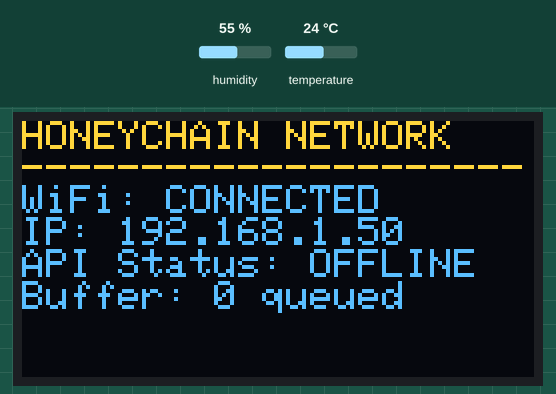
This program was run on a simulated ESP32. Shown: 128×64 one-colour display. The test bench sets the inputs (shaded band); at power-on: humidity 55 %, temperature 24 °C. The OLED is the two-colour kind (top 16 rows yellow); WiFi joins after 1.5 s; servers stay silent unless stated; uploads are accepted with an empty reply; the local clock reads 2024-03-15 10:24:30 at power-on unless the program sets it; what the program prints to the serial monitor is not drawn.

Above: at 4.6 s.
4.7 s: humidity set to 22 %
At 9.5 s:
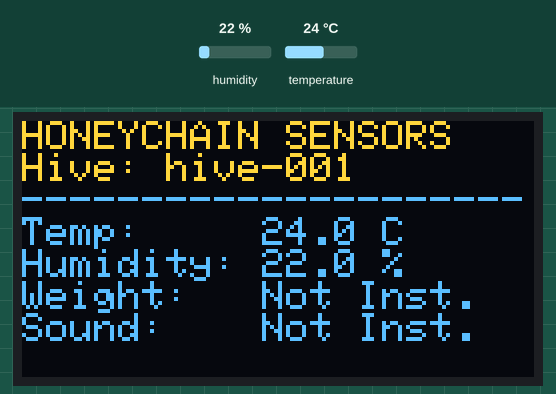
16.2 s: temperature set to 12 °C
At 25.2 s:
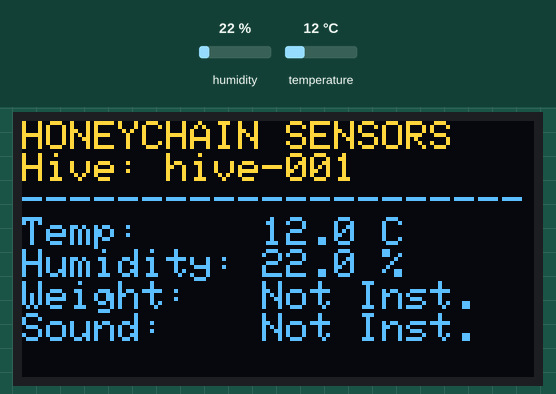
25.5 s: humidity set to 40 %
At 32.6 s:
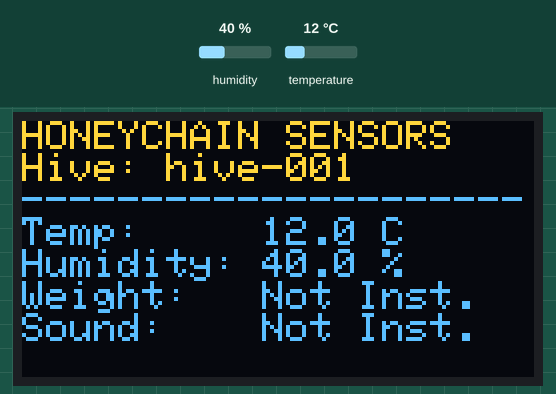
37.0 s: temperature set to 19 °C
Timing chart, 0 to 40.0 s (numbered marks = the images above; inputs shaded):
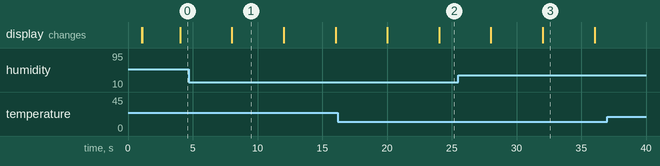

The program:

main.cpp
```cpp
/*
 * HoneyChain ESP32 IoT Node Firmware (Phase 11 — Complete IoT Architecture)
 * Target Hardware: ESP32-WROOM-32 + DHT22 Temperature/Humidity Sensor + SSD1306 OLED (128x64 I2C)
 *
 * SIH Problem Statement: SIH26021
 * Team: Nexora
 *
 * Physically Installed Sensors:
 * - ESP32 Microcontroller
 * - DHT22 Temperature & Humidity Sensor (Pin 4)
 * - SSD1306 OLED Display (128x64, I2C 0x3C, SDA 21, SCL 22)
 *
 * Deferred / Uninstalled Hardware (Explicitly Sent as null):
 * - HX711 Load Cell (Weight = null)
 * - INMP441 Microphone (SoundLevel = null)
 * - GPS Module (Latitude/Longitude = null)
 */

#include <Arduino.h>
#include <WiFi.h>
#include <HTTPClient.h>
#include <Wire.h>
#include <Adafruit_GFX.h>
#include <Adafruit_SSD1306.h>
#include <DHT.h>
#include <ArduinoJson.h>
#include <time.h>

// Configuration Constants
#ifndef HIVE_ID
#define HIVE_ID "hive-001"
#endif

#ifndef IOT_API_KEY
#define IOT_API_KEY "HoneyChain-IoT-Device-Key-2026"
#endif

// Wi-Fi & API Credentials
const char* WIFI_SSID = "YOUR_WIFI_SSID";
const char* WIFI_PASSWORD = "YOUR_WIFI_PASSWORD";
const char* API_URL = "http://192.168.1.100:8080/api/sensors"; // Spring Boot backend IP

// Hardware Pins
#define DHTPIN 4
#define DHTTYPE DHT22
#define OLED_SDA 21
#define OLED_SCL 22
#define SCREEN_WIDTH 128
#define SCREEN_HEIGHT 64
#define OLED_RESET -1
#define SCREEN_ADDRESS 0x3C

// Sampling & Telemetry Intervals
const unsigned long SENSOR_READ_INTERVAL = 5000;     // Read DHT22 every 5s
const unsigned long TELEMETRY_SEND_INTERVAL = 10000;   // Post API telemetry every 10s
const unsigned long WIFI_RECONNECT_INTERVAL = 10000;  // Check Wi-Fi every 10s
const unsigned long OLED_ROTATE_INTERVAL = 4000;       // Rotate OLED screens every 4s

// Offline Telemetry Buffer
struct TelemetryRecord {
  float temperature;
  float humidity;
  bool isDhtValid;
  unsigned long timestamp;
};

#define MAX_BUFFER_SIZE 5
TelemetryRecord offlineBuffer[MAX_BUFFER_SIZE];
int bufferCount = 0;

// Peripherals
DHT dht(DHTPIN, DHTTYPE);
Adafruit_SSD1306 display(SCREEN_WIDTH, SCREEN_HEIGHT, &Wire, OLED_RESET);

// State Variables
float lastTemperature = 0.0;
float lastHumidity = 0.0;
bool dhtReadSuccess = false;
bool apiSuccess = false;
int lastHttpResponseCode = 0;
int oledScreenMode = 0; // 0 = Sensor Overview, 1 = Network & API Overview

unsigned long lastSensorReadTime = 0;
unsigned long lastTelemetrySendTime = 0;
unsigned long lastWiFiCheckTime = 0;
unsigned long lastOledRotateTime = 0;

// Function Prototypes
void setupWiFi();
void setupNTP();
bool readSensors();
void displayOled();
String createJsonPayload(float temp, float hum, bool isDhtValid, unsigned long epochTimestamp);
bool sendSingleTelemetry(String payload);
void sendTelemetry();
void bufferTelemetry(float temp, float hum, bool isDhtValid, unsigned long epochTimestamp);
void flushOfflineBuffer();
void handleWiFiFailure();
unsigned long getEpochTime();

void setup() {
  Serial.begin(115200);
  delay(1000);

  Serial.println("\n=========================================");
  Serial.println("  HONEYCHAIN ESP32 IOT FIRMWARE V2.0    ");
  Serial.println("=========================================");
  Serial.printf("Hive ID: %s\n", HIVE_ID);

  Wire.begin(OLED_SDA, OLED_SCL);
  if (!display.begin(SSD1306_SWITCHCAPVCC, SCREEN_ADDRESS)) {
    Serial.println(F("[ERROR] OLED Initialization Failed!"));
  } else {
    display.clearDisplay();
    display.setTextSize(1);
    display.setTextColor(SSD1306_WHITE);
    display.setCursor(0, 10);
    display.println("HoneyChain Node");
    display.println("Initializing...");
    display.display();
  }

  dht.begin();
  Serial.println("[INFO] DHT22 Sensor initialized.");

  setupWiFi();

  if (WiFi.status() == WL_CONNECTED) {
    setupNTP();
  }
}

void loop() {
  unsigned long currentMillis = millis();

  // 1. Periodically check Wi-Fi connection
  if (currentMillis - lastWiFiCheckTime >= WIFI_RECONNECT_INTERVAL) {
    lastWiFiCheckTime = currentMillis;
    if (WiFi.status() != WL_CONNECTED) {
      handleWiFiFailure();
    }
  }

  // 2. Read DHT22 every 5s
  if (currentMillis - lastSensorReadTime >= SENSOR_READ_INTERVAL) {
    lastSensorReadTime = currentMillis;
    dhtReadSuccess = readSensors();
  }

  // 3. Rotate OLED Display screen every 4s
  if (currentMillis - lastOledRotateTime >= OLED_ROTATE_INTERVAL) {
    lastOledRotateTime = currentMillis;
    oledScreenMode = (oledScreenMode + 1) % 2;
    displayOled();
  }

  // 4. Send Telemetry Payload every 10s
  if (currentMillis - lastTelemetrySendTime >= TELEMETRY_SEND_INTERVAL) {
    lastTelemetrySendTime = currentMillis;
    sendTelemetry();
  }
}

void setupWiFi() {
  Serial.printf("[INFO] Connecting to Wi-Fi SSID: %s\n", WIFI_SSID);

  display.clearDisplay();
  display.setCursor(0, 0);
  display.println("HONEYCHAIN");
  display.println("---------------------");
  display.println("WiFi Status:");
  display.println("CONNECTING...");
  display.display();

  WiFi.mode(WIFI_STA);
  WiFi.begin(WIFI_SSID, WIFI_PASSWORD);

  int attempts = 0;
  while (WiFi.status() != WL_CONNECTED && attempts < 15) {
    delay(500);
    Serial.print(".");
    attempts++;
  }

  if (WiFi.status() == WL_CONNECTED) {
    Serial.println("\n[SUCCESS] Wi-Fi Connected!");
    Serial.printf("IP: %s\n", WiFi.localIP().toString().c_str());
  } else {
    Serial.println("\n[WARN] Wi-Fi Connection Timeout. Retrying non-blockingly.");
  }
}

void setupNTP() {
  Serial.println("[INFO] Synchronizing NTP Time...");
  configTime(0, 0, "pool.ntp.org", "time.nist.gov");

  time_t now = time(nullptr);
  int retry = 0;
  while (now < 8 * 3600 * 2 && retry < 8) {
    delay(500);
    now = time(nullptr);
    retry++;
  }

  if (now > 8 * 3600 * 2) {
    Serial.printf("[SUCCESS] NTP Time synchronized: %ld UTC\n", (long)now);
  } else {
    Serial.println("[WARN] NTP Sync Timeout. Using system millis fallback.");
  }
}

bool readSensors() {
  float temp = dht.readTemperature();
  float hum = dht.readHumidity();

  // Validate DHT22 Readings
  if (isnan(temp) || isnan(hum) || temp < -40.0 || temp > 80.0 || hum < 0.0 || hum > 100.0) {
    Serial.println("[WARN] DHT22 Reading Error or Out-Of-Bounds!");
    return false;
  }

  lastTemperature = temp;
  lastHumidity = hum;
  Serial.printf("[SENSOR] Temp: %.1f C | Hum: %.1f %%\n", temp, hum);
  return true;
}

void displayOled() {
  display.clearDisplay();
  display.setCursor(0, 0);

  if (oledScreenMode == 0) {
    // Screen 1: Telemetry Overview
    display.println("HONEYCHAIN SENSORS");
    display.printf("Hive: %s\n", HIVE_ID);
    display.println("---------------------");
    if (!dhtReadSuccess) {
      display.println("DHT22: UNAVAILABLE");
      display.println("Check Sensor Wiring");
    } else {
      display.printf("Temp:     %.1f C\n", lastTemperature);
      display.printf("Humidity: %.1f %%\n", lastHumidity);
    }
    display.println("Weight:   Not Inst.");
    display.println("Sound:    Not Inst.");
  } else {
    // Screen 2: Network & Cloud Status
    display.println("HONEYCHAIN NETWORK");
    display.println("---------------------");
    if (WiFi.status() == WL_CONNECTED) {
      display.println("WiFi: CONNECTED");
      display.printf("IP: %s\n", WiFi.localIP().toString().c_str());
      display.printf("API Status: %s\n", apiSuccess ? "201 OK" : (lastHttpResponseCode > 0 ? String(lastHttpResponseCode).c_str() : "OFFLINE"));
      display.printf("Buffer: %d queued\n", bufferCount);
    } else {
      display.println("WiFi: DISCONNECTED");
      display.println("Retrying connection...");
      display.printf("Buffer: %d queued\n", bufferCount);
    }
  }

  display.display();
}

unsigned long getEpochTime() {
  time_t now;
  struct tm timeinfo;
  if (!getLocalTime(&timeinfo)) {
    return (unsigned long)time(nullptr);
  }
  time(&now);
  return (unsigned long)now;
}

String createJsonPayload(float temp, float hum, bool isDhtValid, unsigned long epochTimestamp) {
  JsonDocument doc;
  doc["hiveId"] = HIVE_ID;

  if (isDhtValid) {
    doc["temperature"] = temp;
    doc["humidity"] = hum;
  } else {
    doc["temperature"] = nullptr;
    doc["humidity"] = nullptr;
  }

  // Uninstalled Physical Sensors -> Explicit nulls
  doc["weight"] = nullptr;
  doc["soundLevel"] = nullptr;
  doc["latitude"] = nullptr;
  doc["longitude"] = nullptr;
  doc["timestamp"] = epochTimestamp > 0 ? epochTimestamp : (unsigned long)time(nullptr);

  String output;
  serializeJson(doc, output);
  return output;
}

bool sendSingleTelemetry(String payload) {
  if (WiFi.status() != WL_CONNECTED) return false;

  HTTPClient http;
  http.begin(API_URL);
  http.addHeader("Content-Type", "application/json");
  http.addHeader("X-IoT-API-Key", IOT_API_KEY);
  http.setTimeout(4000); // 4s timeout

  int httpCode = http.POST(payload);
  http.end();

  return (httpCode == 201 || httpCode == 200);
}

void bufferTelemetry(float temp, float hum, bool isDhtValid, unsigned long epochTimestamp) {
  if (bufferCount < MAX_BUFFER_SIZE) {
    offlineBuffer[bufferCount] = { temp, hum, isDhtValid, epochTimestamp };
    bufferCount++;
    Serial.printf("[BUFFER] Telemetry stored in offline buffer (%d/%d).\n", bufferCount, MAX_BUFFER_SIZE);
  } else {
    // Ring-buffer overwrite oldest
    for (int i = 0; i < MAX_BUFFER_SIZE - 1; i++) {
      offlineBuffer[i] = offlineBuffer[i + 1];
    }
    offlineBuffer[MAX_BUFFER_SIZE - 1] = { temp, hum, isDhtValid, epochTimestamp };
    Serial.println("[BUFFER] Buffer full. Overwrote oldest telemetry record.");
  }
}

void flushOfflineBuffer() {
  if (bufferCount == 0 || WiFi.status() != WL_CONNECTED) return;

  Serial.printf("[BUFFER] Flushing %d offline buffered records to API...\n", bufferCount);
  int sentCount = 0;

  for (int i = 0; i < bufferCount; i++) {
    String payload = createJsonPayload(offlineBuffer[i].temperature, offlineBuffer[i].humidity, offlineBuffer[i].isDhtValid, offlineBuffer[i].timestamp);
    if (sendSingleTelemetry(payload)) {
      sentCount++;
      delay(300);
    } else {
      break;
    }
  }

  if (sentCount > 0) {
    // Shift remaining
    int remaining = bufferCount - sentCount;
    for (int i = 0; i < remaining; i++) {
      offlineBuffer[i] = offlineBuffer[sentCount + i];
    }
    bufferCount = remaining;
    Serial.printf("[BUFFER] Successfully flushed %d records. Remaining: %d\n", sentCount, bufferCount);
  }
}

void sendTelemetry() {
  unsigned long nowEpoch = getEpochTime();

  if (WiFi.status() != WL_CONNECTED) {
    Serial.println("[WARN] Wi-Fi offline. Buffering telemetry locally.");
    bufferTelemetry(lastTemperature, lastHumidity, dhtReadSuccess, nowEpoch);
    apiSuccess = false;
    return;
  }

  // Attempt to flush any offline buffered readings first
  if (bufferCount > 0) {
    flushOfflineBuffer();
  }

  String payload = createJsonPayload(lastTemperature, lastHumidity, dhtReadSuccess, nowEpoch);
  Serial.println("[HTTP POST] Sending telemetry payload:");
  Serial.println(payload);

  HTTPClient http;
  http.begin(API_URL);
  http.addHeader("Content-Type", "application/json");
  http.addHeader("X-IoT-API-Key", IOT_API_KEY);
  http.setTimeout(4000);

  int httpCode = http.POST(payload);
  lastHttpResponseCode = httpCode;

  if (httpCode == 201 || httpCode == 200) {
    apiSuccess = true;
    Serial.printf("[HTTP SUCCESS] Telemetry recorded! Status Code: %d\n", httpCode);
  } else {
    apiSuccess = false;
    Serial.printf("[HTTP ERROR] Failed to record telemetry. Code: %d. Buffering payload.\n", httpCode);
    bufferTelemetry(lastTemperature, lastHumidity, dhtReadSuccess, nowEpoch);
  }

  http.end();
}

void handleWiFiFailure() {
  Serial.println("[WARN] Wi-Fi disconnected. Initiating background reconnection...");
  WiFi.disconnect();
  WiFi.reconnect();
}
```

Measured:
- after the input at 16.2 s, the display: first differs from a run without the input after 7.8 s (image 2)
- after the input at 25.5 s, the display: first differs from a run without the input after 6.5 s (image 3)
- what the display in image 1 shows lasts 4.0 s, from 8.0 s to 12.0 s
